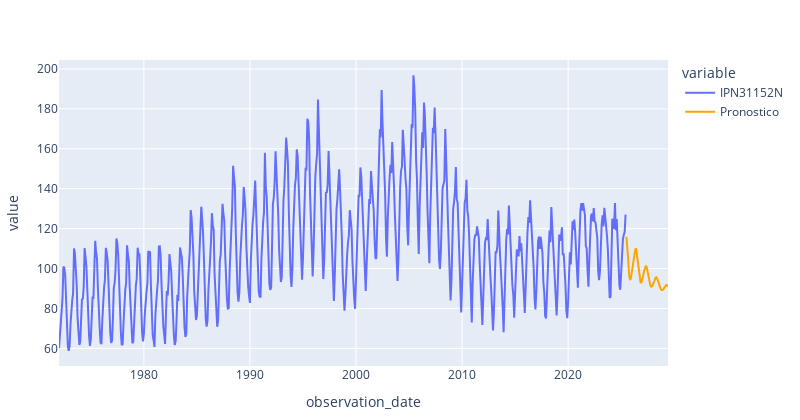

The cell this chart's notebook holds for it:
### Code cell
# para df histórico
df = df.copy()
df.index = pd.to_datetime(df.index)     # por si viene como string
df = df.sort_index()
df.index.name = "observation_date"      # solo el nombre del eje

# para df_pronostico (la serie de pronóstico)
df_pronostico = df_pronostico.copy()
df_pronostico.index = pd.to_datetime(df_pronostico.index)
df_pronostico = df_pronostico.sort_index()
df_pronostico.index.name = "observation_date"

import plotly.express as px

# px.line en modo "wide": usa el índice como eje X automáticamente
fig = px.line(df)                       # histórico
fig2 = px.line(df_pronostico)           # pronóstico

# Forzar color naranja al pronóstico
for tr in fig2.data:
    tr.update(line=dict(color="orange"))

# Añadir la(s) traza(s) del pronóstico al gráfico base
fig.add_traces(list(fig2.data))

# Rango de X: del inicio histórico al final del pronóstico
xmin = df.index.min()
xmax = max(df.index.max(), df_pronostico.index.max())

fig.update_layout(
    width=800, height=420,
    xaxis_title="observation_date", yaxis_title="value",
    xaxis_range=[xmin, xmax],
    legend_title_text="variable",
    margin=dict(l=40, r=20, t=60, b=40)
)

fig.show()

### Figure 1 — Plotly figure (JSON) as saved in the notebook; plotly's stock layout.template omitted (floating-point values rounded to 4 significant figures; data arrays with more than 128 entries replaced by an {"elided": "..."} marker saying what was removed)
{"data": [{"hovertemplate": "variable=IPN31152N<br>observation_date=%{x}<br>value=%{y}<extra></extra>", "legendgroup": "IPN31152N", "line": {"color": "#636efa", "dash": "solid"}, "marker": {"symbol": "circle"}, "mode": "lines", "name": "IPN31152N", "orientation": "v", "showlegend": true, "type": "scatter", "x": {"elided": "642 str values"}, "xaxis": "x", "y": {"elided": "642 float values"}, "yaxis": "y"}, {"hovertemplate": "variable=Pronostico<br>observation_date=%{x}<br>value=%{y}<extra></extra>", "legendgroup": "Pronostico", "line": {"color": "orange", "dash": "solid"}, "marker": {"symbol": "circle"}, "mode": "lines", "name": "Pronostico", "orientation": "v", "showlegend": true, "type": "scatter", "x": ["2025-07-01T00:00:00.000000000", "2025-08-01T00:00:00.000000000", "2025-09-01T00:00:00.000000000", "2025-10-01T00:00:00.000000000", "2025-11-01T00:00:00.000000000", "2025-12-01T00:00:00.000000000", "2026-01-01T00:00:00.000000000", "2026-02-01T00:00:00.000000000", "2026-03-01T00:00:00.000000000", "2026-04-01T00:00:00.000000000", "2026-05-01T00:00:00.000000000", "2026-06-01T00:00:00.000000000", "2026-07-01T00:00:00.000000000", "2026-08-01T00:00:00.000000000", "2026-09-01T00:00:00.000000000", "2026-10-01T00:00:00.000000000", "2026-11-01T00:00:00.000000000", "2026-12-01T00:00:00.000000000", "2027-01-01T00:00:00.000000000", "2027-02-01T00:00:00.000000000", "2027-03-01T00:00:00.000000000", "2027-04-01T00:00:00.000000000", "2027-05-01T00:00:00.000000000", "2027-06-01T00:00:00.000000000", "2027-07-01T00:00:00.000000000", "2027-08-01T00:00:00.000000000", "2027-09-01T00:00:00.000000000", "2027-10-01T00:00:00.000000000", "2027-11-01T00:00:00.000000000", "2027-12-01T00:00:00.000000000", "2028-01-01T00:00:00.000000000", "2028-02-01T00:00:00.000000000", "2028-03-01T00:00:00.000000000", "2028-04-01T00:00:00.000000000", "2028-05-01T00:00:00.000000000", "2028-06-01T00:00:00.000000000", "2028-07-01T00:00:00.000000000", "2028-08-01T00:00:00.000000000", "2028-09-01T00:00:00.000000000", "2028-10-01T00:00:00.000000000", "2028-11-01T00:00:00.000000000", "2028-12-01T00:00:00.000000000", "2029-01-01T00:00:00.000000000", "2029-02-01T00:00:00.000000000", "2029-03-01T00:00:00.000000000", "2029-04-01T00:00:00.000000000", "2029-05-01T00:00:00.000000000", "2029-06-01T00:00:00.000000000"], "xaxis": "x", "y": [115.9, 111.2, 104.0, 96.9, 94.25, 95.06, 97.84, 101.2, 104.9, 108.0, 109.6, 109.8, 106.1, 102.0, 97.33, 94.0, 92.8, 93.19, 94.63, 96.64, 98.81, 100.7, 101.4, 100.7, 98.58, 95.85, 93.3, 91.56, 90.87, 91.1, 92.0, 93.25, 94.53, 95.46, 95.62, 94.9, 93.53, 91.94, 90.52, 89.56, 89.17, 89.31, 89.86, 90.6, 91.3, 91.69, 91.62, 91.09], "yaxis": "y"}], "layout": {"height": 420, "legend": {"title": {"text": "variable"}, "tracegroupgap": 0}, "margin": {"b": 40, "l": 40, "r": 20, "t": 60}, "width": 800, "xaxis": {"anchor": "y", "domain": [0, 1], "range": ["1972-01-01T00:00:00", "2029-06-01T00:00:00"], "title": {"text": "observation_date"}}, "yaxis": {"anchor": "x", "domain": [0, 1], "title": {"text": "value"}}}}
